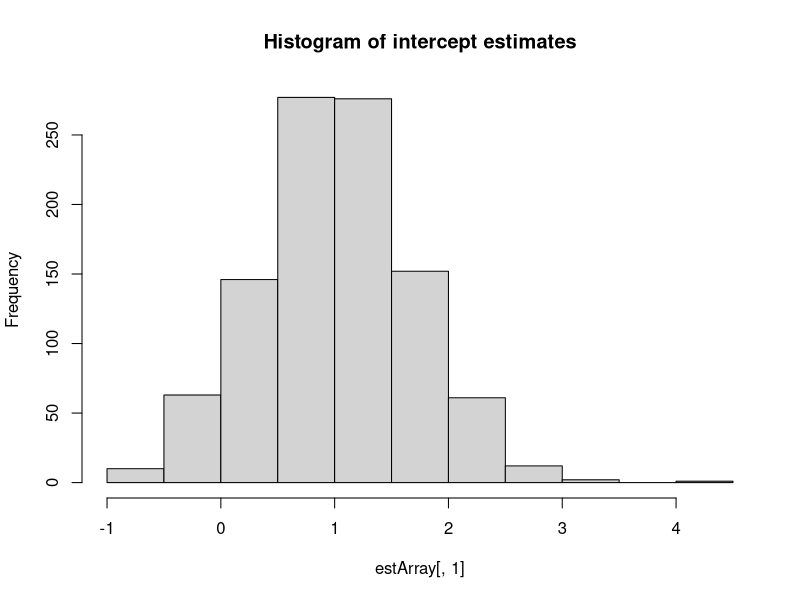
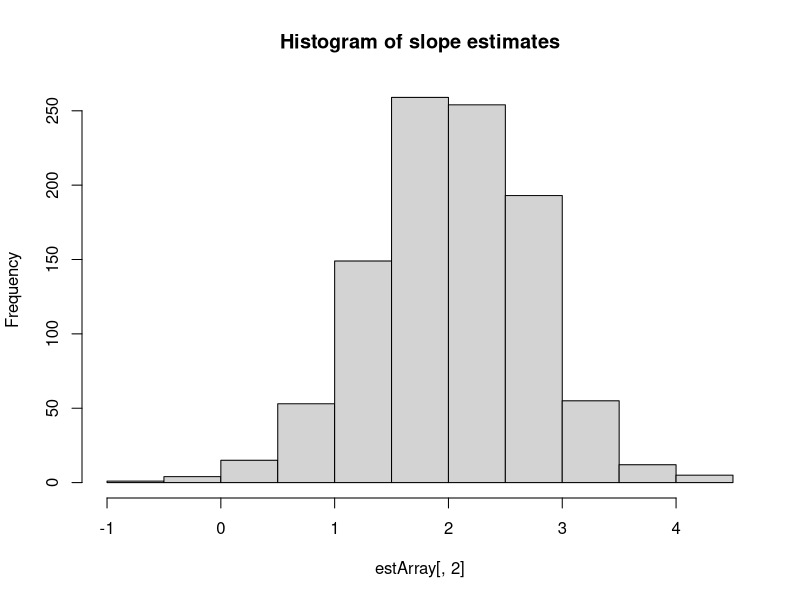

Here is the R script that generated these plots, in order:
## ---- chunk 1
knitr::opts_chunk$set(echo = TRUE)
## ---- chunk 2
set.seed(1234)
## ---- chunk 3
#specify number of simulations to perform
nSim <- 1000
#specify sample size of each simulation
n <- 20

#set up an array to store parameter estimates
estArray <- array(0, dim=c(nSim,2))

for (i in 1:nSim) {
  #simulate a normally distributed covariate x
  x <- rnorm(n=n)
  #simulate outcome y
  y <- 1 + 2*x + rnorm(n, mean=0, sd=3)
  
  #analyse simulated data by linear regression
  fitmod <- lm(y~x)
  #store estimated coefficients in estArray
  estArray[i,] <- coefficients(fitmod)
}
## ---- chunk 4
colMeans(estArray)
## ---- chunk 5
hist(estArray[,1], main='Histogram of intercept estimates')
hist(estArray[,2], main='Histogram of slope estimates')
## ---- chunk 6
sd(estArray[,2]/sqrt(nSim))
## ---- chunk 7
c(mean(estArray[,2]) - 1.96*sd(estArray[,2]/sqrt(nSim)), mean(estArray[,2]) + 1.96*sd(estArray[,2]/sqrt(nSim)))
## ---- chunk 8
set.seed(1234)
nSim <- 10000
#set up an array to store parameter estimates
estArray <- array(0, dim=c(nSim,2))

for (i in 1:nSim) {
  #simulate a normally distributed covariate x
  x <- rnorm(n=n)
  #simulate outcome y
  y <- 1 + 2*x + rnorm(n, mean=0, sd=3)
  
  #analyse simulated data by linear regression
  fitmod <- lm(y~x)
  #store estimated coefficients in estArray
  estArray[i,] <- coefficients(fitmod)
}

c(mean(estArray[,2]) - 1.96*sd(estArray[,2]/sqrt(nSim)), mean(estArray[,2]) + 1.96*sd(estArray[,2]/sqrt(nSim)))
## ---- chunk 9
confint(fitmod)
## ---- chunk 10
str(confint(fitmod))
## ---- chunk 11
c(confint(fitmod)[2,1], confint(fitmod)[2,2])
## ---- chunk 12
set.seed(1234)
nSim <- 10000
#set up an array to store parameter estimates
estArray <- array(0, dim=c(nSim,2))
ciArray <- array(0, dim=c(nSim,2))

for (i in 1:nSim) {
  #simulate a normally distributed covariate x
  x <- rnorm(n=n)
  #simulate outcome y
  y <- 1 + 2*x + rnorm(n, mean=0, sd=3)
  
  #analyse simulated data by linear regression
  fitmod <- lm(y~x)
  #store estimated coefficients in estArray
  estArray[i,] <- coefficients(fitmod)
  #store CI limits
  ciArray[i,] <- c(confint(fitmod)[2,1], confint(fitmod)[2,2])
}
## ---- chunk 13
mean((ciArray[,1]<2) & (ciArray[,2]>2))
## ---- chunk 14
runSim <- function(nSim=1000, n, b0, b1, resSD) {
  #set up an array to store parameter estimates
  estArray <- array(0, dim=c(nSim,2))
  ciArray <- array(0, dim=c(nSim,2))
  
  for (i in 1:nSim) {
    #simulate a normally distributed covariate x
    x <- rnorm(n=n)
    #simulate outcome y
    y <- b0 + b1*x + rnorm(n, mean=0, sd=resSD)
    
    #analyse simulated data by linear regression
    fitmod <- lm(y~x)
    #store estimated coefficients in estArray
    estArray[i,] <- coefficients(fitmod)
    #store CI limits
    ciArray[i,] <- c(confint(fitmod)[2,1], confint(fitmod)[2,2])
  }
  list(estArray=estArray, ciArray=ciArray, nSim=nSim, n=n, b0=b0, b1=b1, resSD=resSD)
}
## ---- chunk 15
set.seed(1234)
results <- vector("list", 3)
results[[1]] <- runSim(n=100,b0=1,b1=1,resSD=1)
results[[2]] <- runSim(n=100,b0=1,b1=1,resSD=10)
results[[3]] <- runSim(n=100,b0=1,b1=1,resSD=100)
## ---- chunk 16
resultsTable <- array(0, dim=c(3,3))
for (i in 1:3) {
  #mean of estimates
  resultsTable[i,1] <- mean(results[[i]]$estArray[,2])
  #sd of estimates
  resultsTable[i,2] <- sd(results[[i]]$estArray[,2])
  #CI coverage
  resultsTable[i,3] <- 100*mean((results[[i]]$ciArray[,1]<results[[i]]$b1) & (results[[i]]$ciArray[,2]>results[[i]]$b1))
}
resultsTable
## ---- chunk 17
row.names(resultsTable) <- rep("", 3)
for (i in 1:3) {
  row.names(resultsTable)[i] <- paste("Res. SD ", results[[i]]$resSD, sep="")
}
colnames(resultsTable) <- c("Mean slope", "SD of slope", "95% CI coverage")
## ---- chunk 18
resultsTable
## ---- chunk 19
knitr::kable(resultsTable)
## ---- chunk 20
knitr::kable(resultsTable, digits=3)
